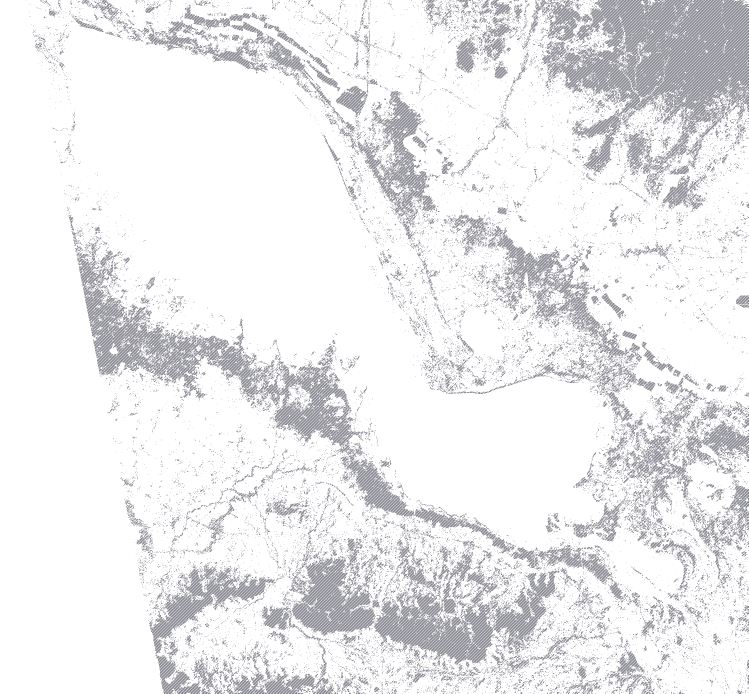
#> input picture site/story/tonlesap/gfm_excluded.png, 1497 x 1387 px (shown at 1/2 size)
$ python violet_blank.py
#> lines starting #> are read from the running program, lines starting #| are printed output that depends on the picture; after the words box and inside, x2 and y2 are one past the last pixel; in counts of white or black regions, pixels touching at a corner belong together
"""Restyle the official map's "cannot see" area from grey hatch to the site's violet hatch (docs/11-Design.md).

1. site/story/tonlesap/gfm_excluded_violet.png: violet tint + white 45° lines, from the GFM exclusion mask (film layer).
2. site/story/world/thumbs/*.jpg: the film's site thumbnails, grey hatch pixels recoloured to violet/white in place
   (originals are in git history).

Run from the repo root:  python scripts/violet_blank.py
"""
from pathlib import Path

import numpy as np
from PIL import Image

ROOT = Path(__file__).resolve().parents[1]
STORY = ROOT / "site" / "story"
VIOLET = np.array([70, 52, 120])      # tint, as rgba(70,52,120,.6) on Home
LINE = np.array([236, 238, 248])      # hatch lines


def layer() -> None:
    a = np.asarray(Image.open(STORY / "tonlesap" / "gfm_excluded.png").convert("RGBA"))
#> a is the input picture: shape (1387, 1497, 4); mean R, G, B, A 22.2, 22.2, 24.2, 36.7
    m = a[..., 3] > 0
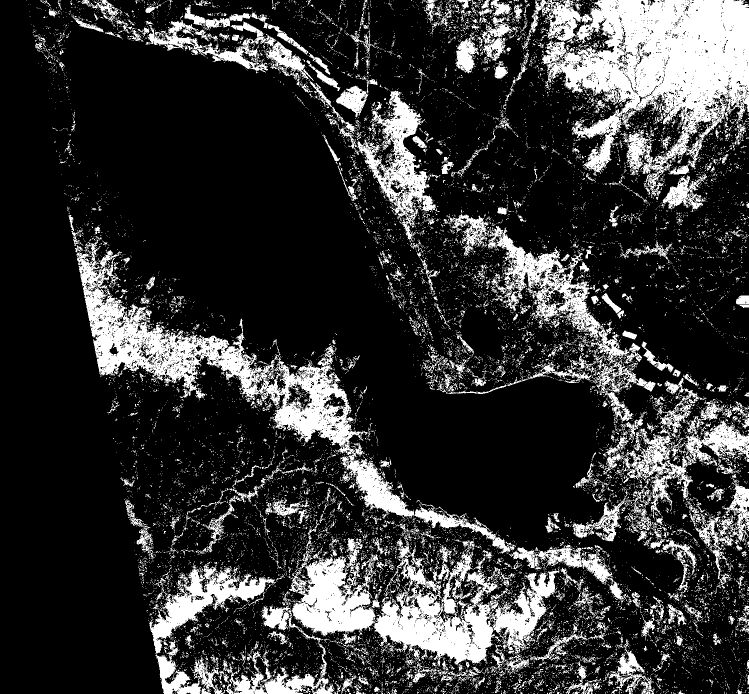
#> m: shape (1387, 1497) bool (shown at 1/2 size); 20.8% white; 16894 white regions (16056 under 20 px), largest, box (x1, y1, x2, y2) and area: (1044, 0, 1497, 393) 85358, (153, 479, 829, 1037) 54684, (566, 1062, 1119, 1333) 54052
    yy, xx = np.mgrid[0:m.shape[0], 0:m.shape[1]]
    line = ((xx - yy) % 20) < 5                                   # 135° lines; ~6 px apart at the film's zoom
    out = np.zeros(a.shape, np.uint8)
    out[..., :3] = np.where(line[..., None], LINE, VIOLET)
    out[..., 3] = np.where(m, np.where(line, 220, 150), 0)
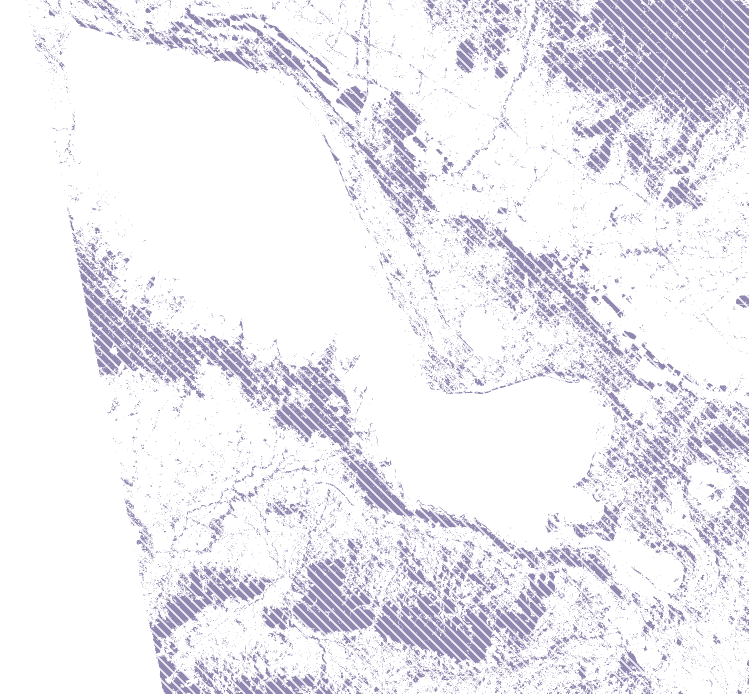
#> out: shape (1387, 1497, 4) (shown at 1/2 size); mean of channels 0, 1, 2, 3 111.5, 98.5, 152, 34.8; transparent parts drawn white
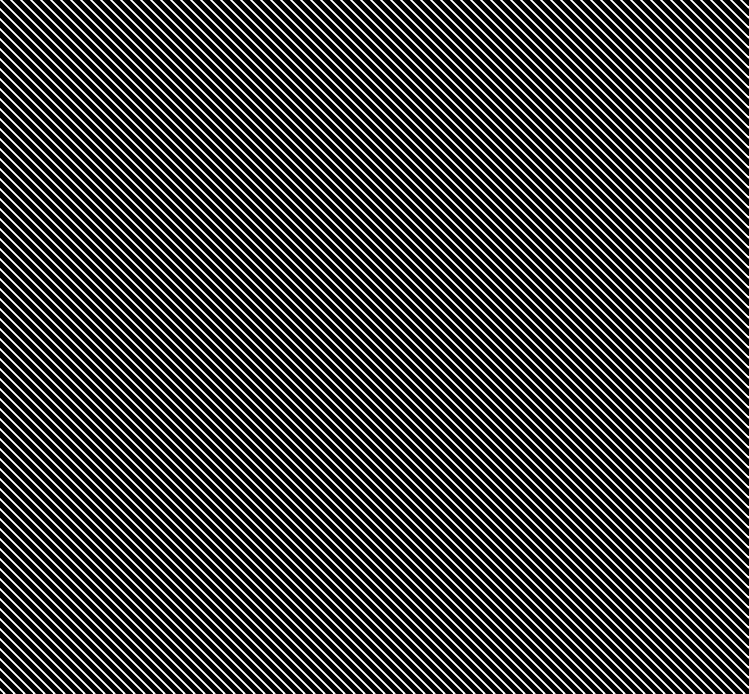
#> line: shape (1387, 1497) bool (shown at 1/2 size); 25% white; 144 white regions, largest, box (x1, y1, x2, y2) and area: (0, 0, 1391, 1387) 6935, (20, 0, 1411, 1387) 6935, (40, 0, 1431, 1387) 6935
    Image.fromarray(out).save(STORY / "tonlesap" / "gfm_excluded_violet.png", optimize=True)


def thumbs() -> None:
    for p in sorted((STORY / "world" / "thumbs").glob("*.jpg")):
        a = np.asarray(Image.open(p).convert("RGB")).astype(float)
        mx, mn = a.max(-1), a.min(-1)
        grey = (mx - mn < 28) & (mx > 58)                          # hatch pixels: light-grey stripes on dark grey
        t = np.clip((mx - 58) / (200 - 58), 0, 1)[..., None]
        col = VIOLET * (1 - t) + LINE * t
        out = np.where(grey[..., None], col, a).clip(0, 255).astype(np.uint8)
        Image.fromarray(out).save(p, quality=90)


if __name__ == "__main__":
    layer()
    thumbs()
    print("done")
